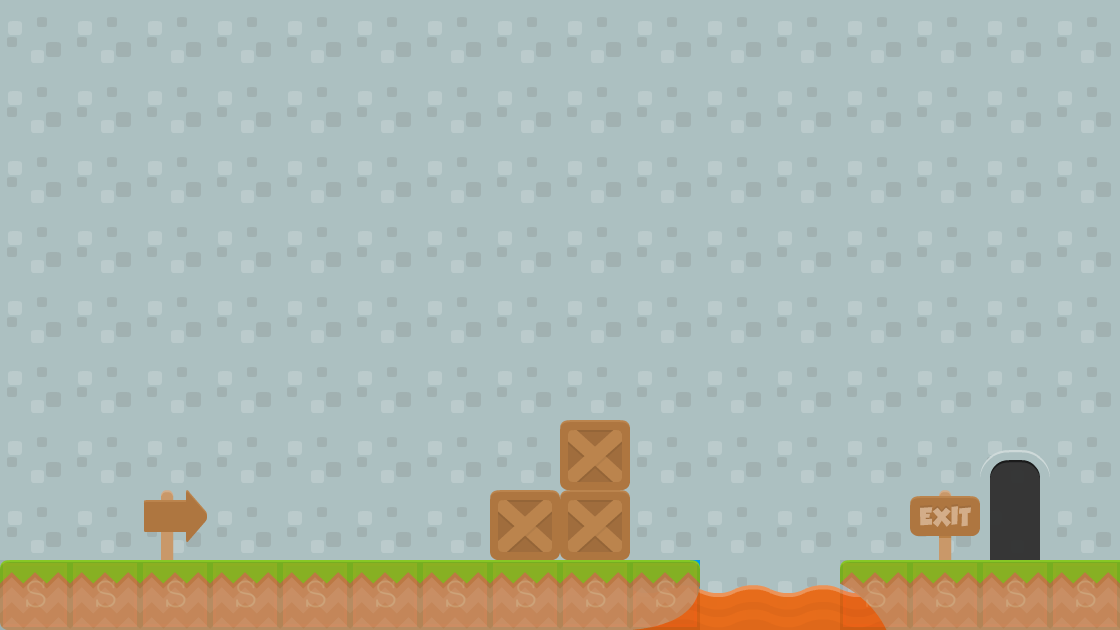

The image is a tile-based game level rendered from a .tmx file. Its description and source (layers, tilesets, objects; grid data summarised) follow:
An orthogonal 16x9 tile map with 70x70 px tiles, 5 tile layers (background3, background2, background1, collision, ...), 6 tilesets and 2 objects (levelTrigger).

<map version="1.0" orientation="orthogonal" renderorder="right-down" width="16" height="9" tilewidth="70" tileheight="70" backgroundcolor="#00aaff">
 <tileset firstgid="1" name="background-tiles" tilewidth="70" tileheight="70">
  <image source="../img/background-tiles.png" width="910" height="910" />
 </tileset>
 <tileset firstgid="170" name="meta-tiles" tilewidth="70" tileheight="70">
  <image source="../img/meta-tiles.png" width="350" height="70" />
  <tile id="4">
   <properties>
    <property name="type" value="solid" />
   </properties>
  </tile>
 </tileset>
 <tileset firstgid="175" name="background-tiles" tilewidth="70" tileheight="70">
  <image source="../img/background-tiles.png" width="910" height="910" />
 </tileset>
 <tileset firstgid="344" name="meta-tiles" tilewidth="70" tileheight="70">
  <image source="../img/meta-tiles.png" width="350" height="70" />
 </tileset>
 <tileset firstgid="349" name="background-tiles" tilewidth="70" tileheight="70">
  <image source="../img/background-tiles.png" width="910" height="910" />
 </tileset>
 <tileset firstgid="518" name="background-tiles" tilewidth="70" tileheight="70">
  <image source="../img/background-tiles.png" width="910" height="910" />
 </tileset>
 <layer name="background3" width="16" height="9">
  <data>[144 cells, 2 non-empty, 1 distinct tile ids]</data>
 </layer>
 <layer name="background2" width="16" height="9">
  <data>[144 cells, 144 non-empty, 2 distinct tile ids]</data>
 </layer>
 <layer name="background1" width="16" height="9" opacity="0.98">
  <data>[144 cells, 18 non-empty, 7 distinct tile ids]</data>
 </layer>
 <layer name="collision" width="16" height="9" opacity="0.09">
  <data>[144 cells, 14 non-empty, 1 distinct tile ids]</data>
 </layer>
 <objectgroup name="Trigger-entities">
  <object name="levelTrigger" x="978" y="426" width="72" height="134">
   <properties>
    <property name="level" value="Ismael-mapLevel02" />
    <property name="xSpawn" value="400" />
    <property name="ySpawn" value="0" />
   </properties>
  </object>
  <object x="978" y="424" width="70" height="136">
   <properties>
    <property name="xSpawn" value="400" />
    <property name="ySpawn" value="0" />
   </properties>
  </object>
 </objectgroup>
 <layer name="foreground1" width="16" height="9">
  <data>[144 cells, 5 non-empty, 3 distinct tile ids]</data>
 </layer>
</map>
